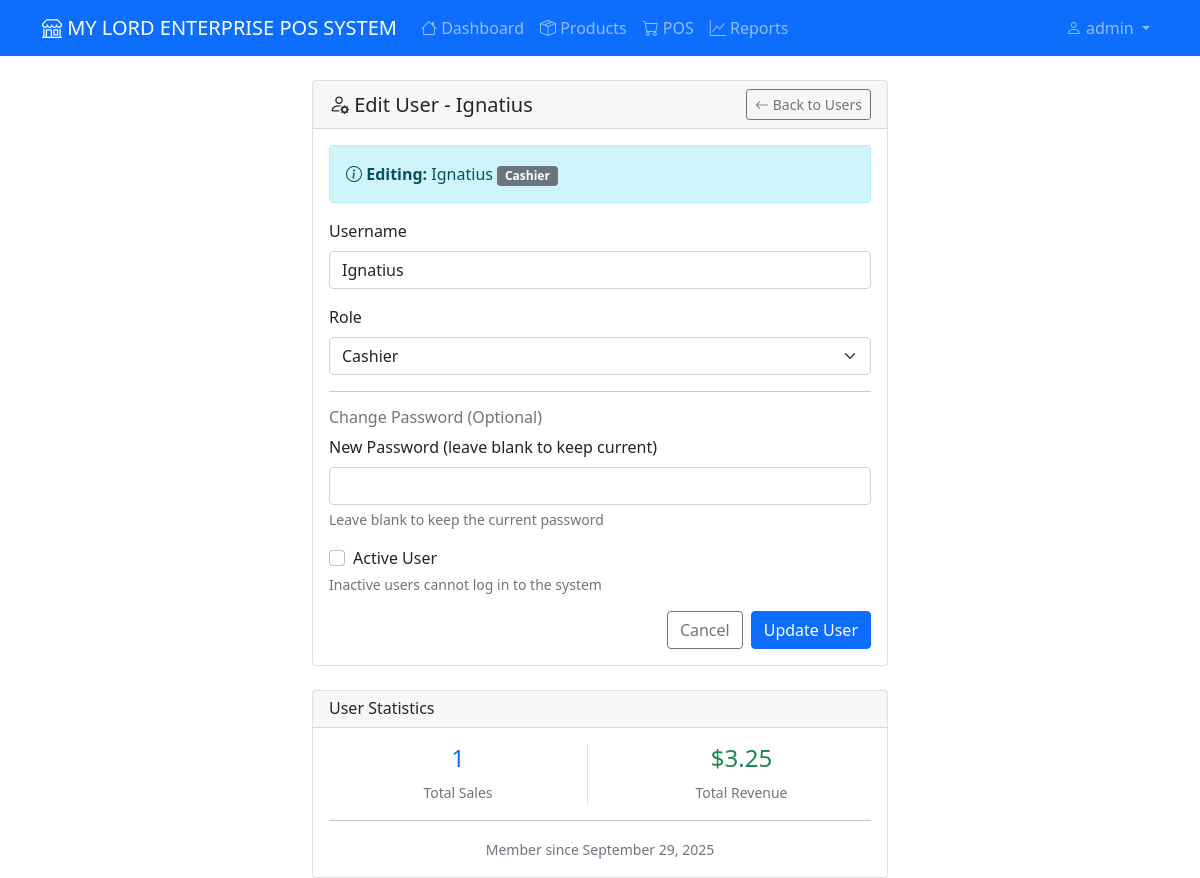
Page /auth/users/6/edit (signed in) on the earlier database version.
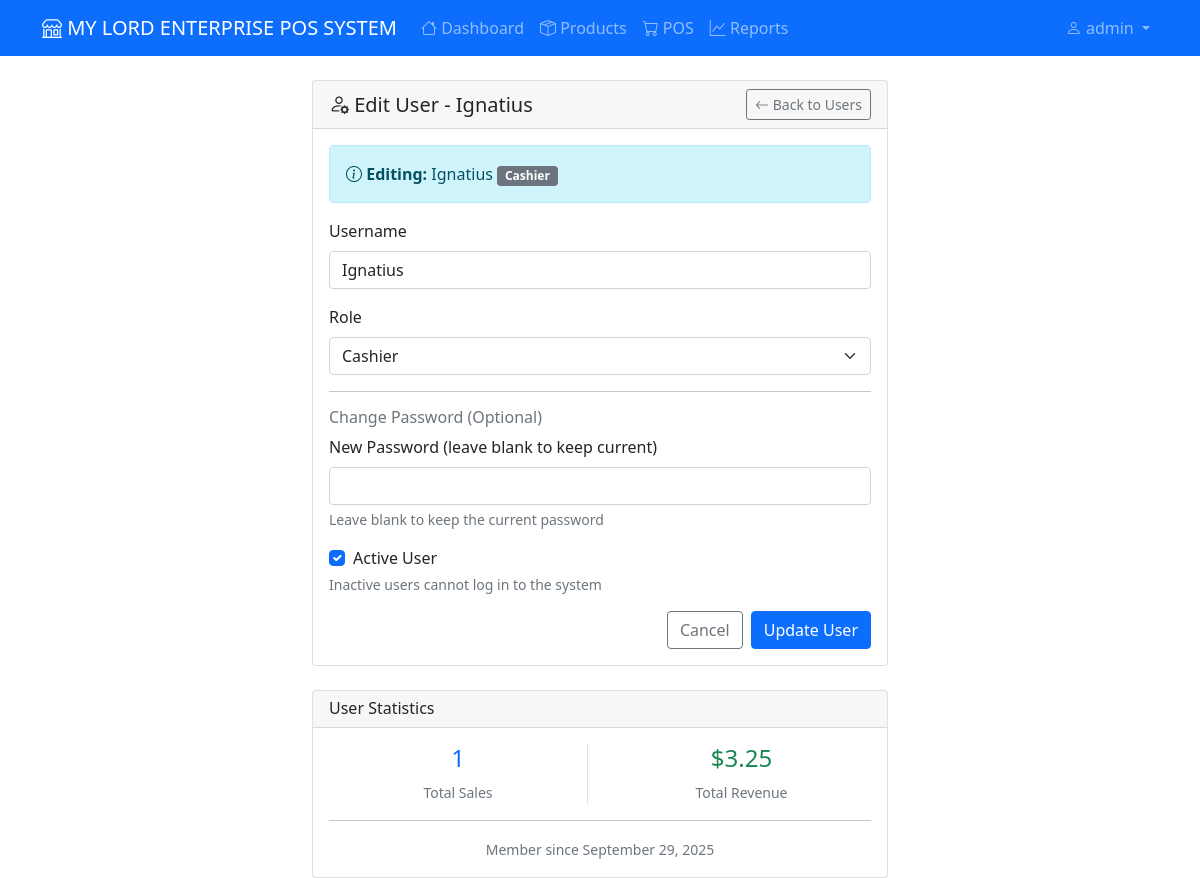
Same page on the later database version.
### app/models.py (models this page shows, shortened)
class User(UserMixin, db.Model):
    id = db.Column(db.Integer, primary_key=True)
    username = db.Column(db.String(80), unique=True, nullable=False)
    password_hash = db.Column(db.String(120), nullable=False)
    role = db.Column(db.String(20), nullable=False, default='cashier')  # admin, manager, cashier
    created_at = db.Column(db.DateTime, default=datetime.utcnow)
    is_active = db.Column(db.Boolean, default=True, nullable=False)
    is_temporary_password = db.Column(db.Boolean, default=False, nullable=False)
    password_reset_token = db.Column(db.String(100), nullable=True)
    password_reset_expires = db.Column(db.DateTime, nullable=True)
    must_change_password = db.Column(db.Boolean, default=False, nullable=False)
    last_password_change = db.Column(db.DateTime, nullable=True)
    sales = db.relationship('Sale', backref='clerk', lazy=True)
    expenses = db.relationship('Expense', backref='user', lazy=True)
    def needs_password_change(self):
        return self.must_change_password or self.is_temporary_password
    def is_admin(self):
        return self.role == 'admin'
    def is_manager(self):
        return self.role in ['admin', 'manager']

### app/auth.py (the view, shortened to what this page needs)
@bp.route('/users/<int:user_id>/edit', methods=['GET', 'POST'])
@login_required
@admin_required
def edit_user(user_id):
    user = User.query.get_or_404(user_id)
    if user.id == current_user.id and user.role == 'admin':
        flash('You cannot modify your own admin account to prevent lockout.', 'warning')
        return redirect(url_for('auth.manage_users'))
    form = EditUserForm(obj=user)
    return render_template('auth/edit_user.html', form=form, user=user)

### app/forms.py
class EditUserForm(FlaskForm):
    username = StringField('Username', validators=[
        DataRequired(),
        Length(min=3, max=20, message="Username must be between 3 and 20 characters")
    ])
    role = SelectField('Role', choices=[
        ('cashier', 'Cashier'),
        ('manager', 'Manager'),
        ('admin', 'Administrator')
    ], validators=[DataRequired()])
    reset_password = BooleanField('Reset Password (Generate New Temporary Password)')
    password = PasswordField('New Password (leave blank to keep current)', validators=[
        Optional(),
        Length(min=6, message="Password must be at least 6 characters long")
    ])
    password_confirm = PasswordField('Confirm New Password', validators=[
        EqualTo('password', message='Passwords must match')
    ])
    is_active = BooleanField('Active User')
    submit = SubmitField('Update User')

### app/templates/auth/edit_user.html (shortened to what the changed rows need)
{% extends "base.html" %}
{% block content %}
<div class="row justify-content-center">
    <div class="col-md-6">
        <div class="card">
            <div class="card-header d-flex justify-content-between align-items-center">
                <h5 class="mb-0">
                    <i class="bi bi-person-gear"></i> Edit User - {{ user.username }}
                </h5>
                <a href="{{ url_for('auth.manage_users') }}" class="btn btn-outline-secondary btn-sm">
                    <i class="bi bi-arrow-left"></i> Back to Users
                </a>
            </div>
            <div class="card-body">
                <form method="POST" novalidate>
                    <div class="alert alert-info">
                        <i class="bi bi-info-circle"></i>
                        <strong>Editing:</strong> {{ user.username }}
                        <span class="badge bg-{{ 'danger' if user.role == 'admin' else 'warning' if user.role == 'manager' else 'secondary' }}">
                            {{ user.role.title() }}
                        </span>
                    </div>
                    <div class="mb-3">
                        {{ form.username.label(class="form-label") }}
                        {{ form.username(class="form-control" + (" is-invalid" if form.username.errors else "")) }}
                    </div>
                    <div class="mb-3">
                        {{ form.role.label(class="form-label") }}
                        {{ form.role(class="form-select" + (" is-invalid" if form.role.errors else "")) }}
                    </div>
                    <hr>
                    <h6 class="text-muted">Change Password (Optional)</h6>
                    <div class="mb-3">
                        {{ form.password.label(class="form-label") }}
                        {{ form.password(class="form-control" + (" is-invalid" if form.password.errors else "")) }}
                        <div class="form-text">
                        </div>
                    </div>
                    {% if form.is_active %}
                    <div class="mb-3">
                        <div class="form-check">
                            {{ form.is_active(class="form-check-input") }}
                            {{ form.is_active.label(class="form-check-label") }}
                        </div>
                        <div class="form-text">
                            Inactive users cannot log in to the system
                        </div>
                    </div>
                    {% endif %}
                    <div class="d-grid gap-2 d-md-flex justify-content-md-end">
                        <a href="{{ url_for('auth.manage_users') }}" class="btn btn-outline-secondary">
                        </a>
                        {{ form.submit(class="btn btn-primary") }}
                    </div>
                </form>
            </div>
        </div>
        <div class="card mt-4">
            <div class="card-body">
                {% if user.created_at %}
                <hr>
                <div class="text-center">
                    <small class="text-muted">
                        Member since {{ user.created_at.strftime('%B %d, %Y') }}
                    </small>
                </div>
                {% endif %}
            </div>
        </div>
    </div>
</div>
{% endblock %}

Differences in the rows shown:
changed User "Ignatius": is_active "☐" → "☑"
